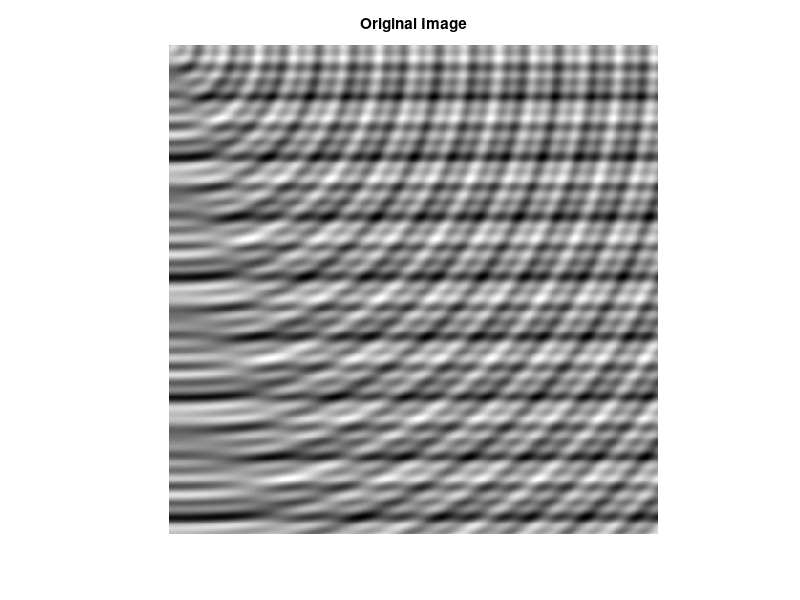
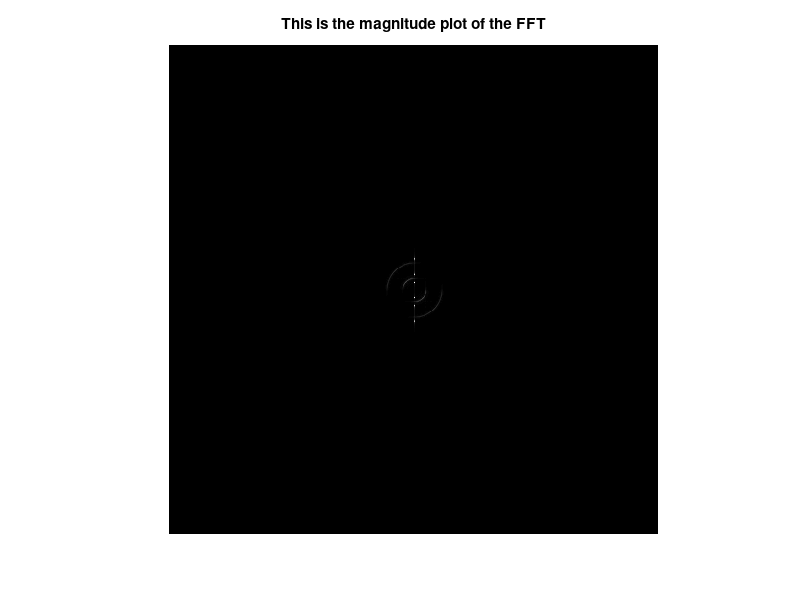
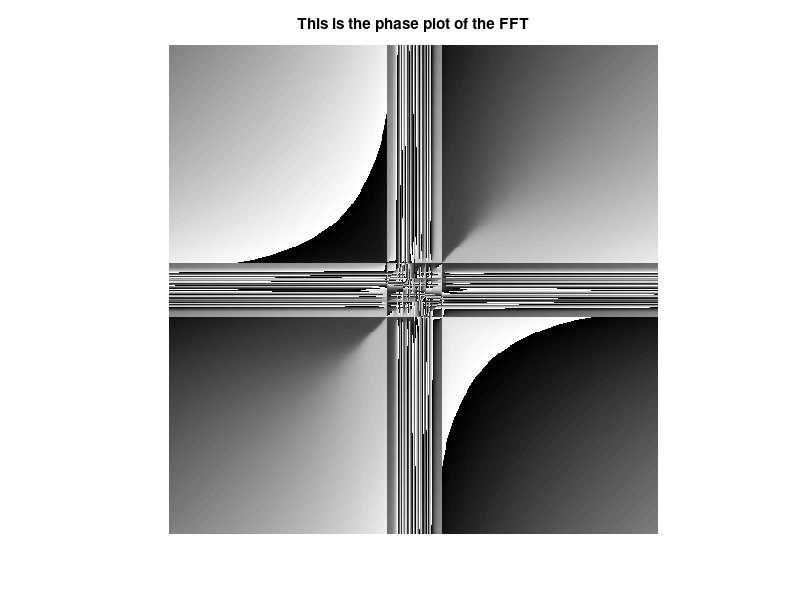
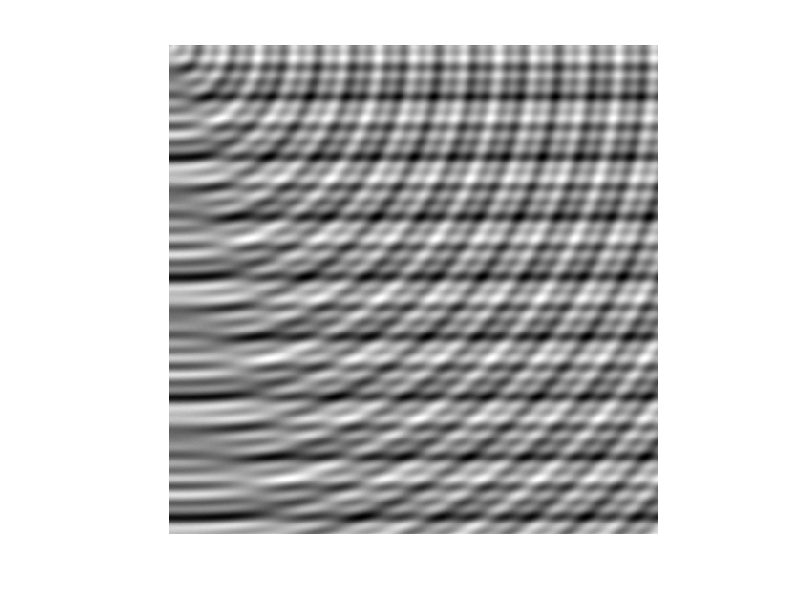

MATLAB code to generate these figures, in order:
close all; 
clear all;  %#ok<CLALL>

for x = 1 : 512 
    for y = 1 : 512  
        I(x,y)= sin(0.1*x) + sin(0.2*x) + cos(0.4*x) + sin(sqrt(x^2+y^2)*0.15)+ sin(sqrt(x^2+y^2)*0.35);
    end
end

figure,imshow(I,[]);
title('Original Image') ; 

F = fft2(double(I));
F_mag = abs(fftshift(F));
F_phase = angle(fftshift(F));
figure,imshow(abs(fftshift(F)),[])
title('This is the magnitude plot of the FFT') ; 

figure,imshow(angle(fftshift(F)),[-pi,pi])
title('This is the phase plot of the FFT') ; 

F1 = 2*abs(F).*exp(i*angle(F)); %#ok<IJCL>
I1=ifft2(F1);
figure,imshow(I1,[]);

F11 = fft2(double(I1));
figure,imshow(abs(fftshift(F11)),[])



